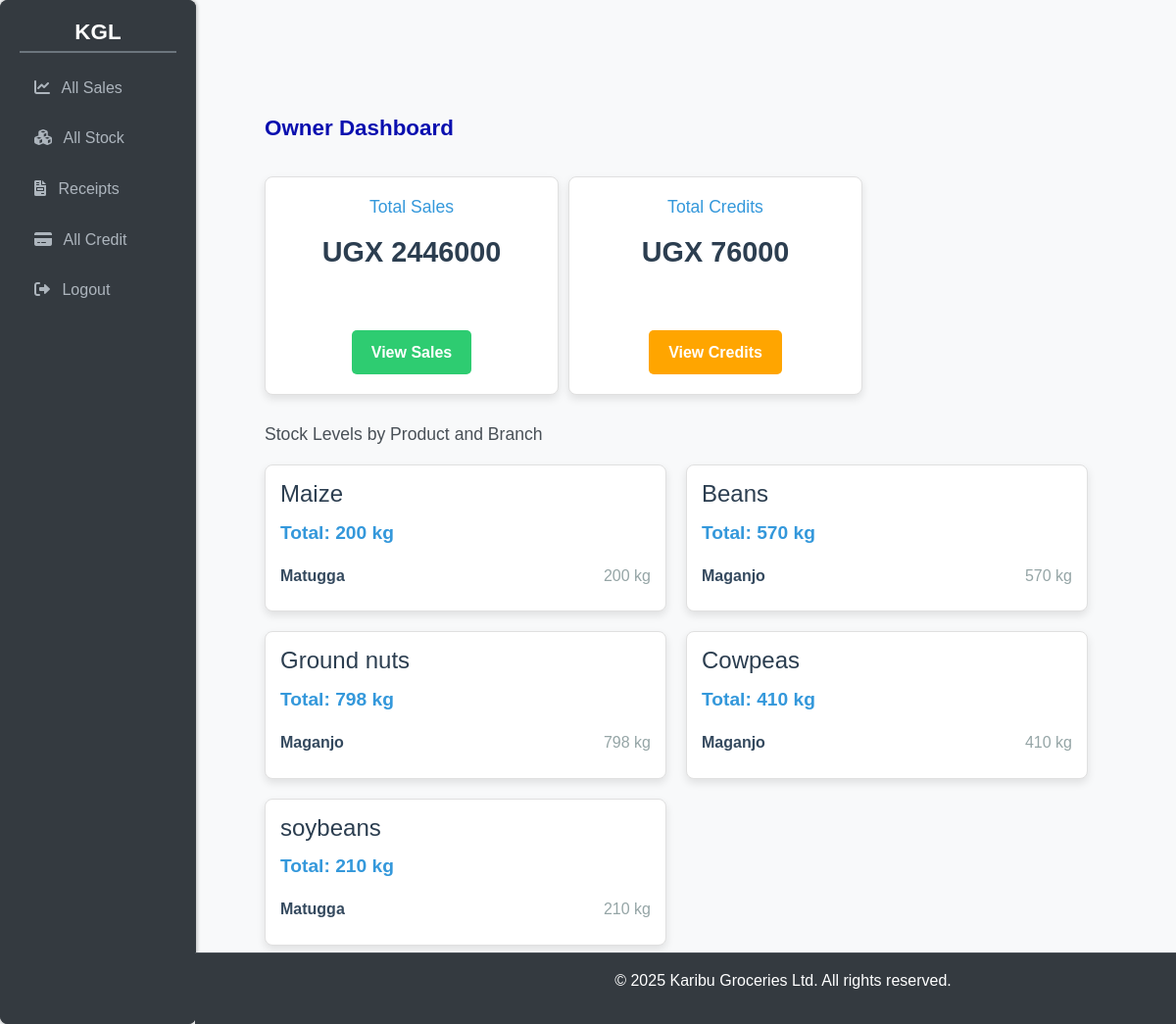
/dashboard2/, run on the app's committed database.
### kgl_app/models.py (models this page shows, shortened)
class Stock(models.Model):
    name_of_produce=models.CharField(max_length =255)
    type_of_produce =models.ForeignKey(ProduceType,on_delete=models.CASCADE,null=False,)
    date_and_time_of_produce= models.DateTimeField(auto_now_add =True)
    received_quantity = models.IntegerField(blank=False,null=False,default=0)
    issued_quantity=models.IntegerField(blank=False,null=False,default=0)
    tonnage =models.IntegerField(blank = False,null=False,default=0)
    cost=models.IntegerField(blank =False,default=25)
    name_of_dealer=models.CharField(max_length=255)
    branch=models.ForeignKey(Branch, on_delete=models.CASCADE,null=False,default=0)
    contact=models.CharField(default=20,null=False)
    selling_price=models.IntegerField(null=True,blank=True)
    current_stock =models.IntegerField(null=True,blank=False)

class Branch(models.Model):
    branch_name = models.CharField(max_length=50)
    location = models.CharField(max_length=100)
    def __str__(self):
        return self.branch_name

### kgl_app/views.py (the view)
def owner(request):
  total_cash_sales=Sales.objects.filter(is_sold_on_cash=True).aggregate(
    total_cash=Sum('amount_paid')
  )['total_cash'] or 0
  total_credit_sales=Credit.objects.aggregate(
    total_credit=Sum('amount_due')
  )['total_credit'] or 0
  total_sales=total_cash_sales+ total_credit_sales
  total_stock = Stock.objects.aggregate(
    total_quantity =Sum('tonnage')
  )['total_quantity'] or 0
  all_stocks =Stock.objects.all()
  grouped_stocks ={}
  for stock in all_stocks:
    if stock.name_of_produce not in grouped_stocks:
      grouped_stocks[stock.name_of_produce] ={
        'name':stock.name_of_produce,
      'branches':{},
      'total_quantity':0,
      }
    branch = stock.branch if stock.branch else 'Unknown'
    if branch not in grouped_stocks[stock.name_of_produce]['branches']:
      grouped_stocks[stock.name_of_produce]['branches'][branch] = 0 # Corrected line
    grouped_stocks[stock.name_of_produce]['branches'][branch] += stock.tonnage
    grouped_stocks[stock.name_of_produce]['total_quantity'] += stock.tonnage
  combined_stocks =list(grouped_stocks.values())
  recent_sales = Sales.objects.order_by('-id')[:10]
  context = {
    'total_cash_sales': total_cash_sales,
    'total_credit_sales': total_credit_sales,
    'total_sales': total_sales,
    'total_stock': total_stock,
    'combined_stocks': combined_stocks,
    'recent_sales': recent_sales, # Pass recent sales to the template
  }
  return render(request, 'dashboard2.html', context)

### kgl_app/templates/dashboard2.html (shortened to what this page needs)
{% extends 'base.html' %}
{% load static %}
{% block content %}
<div class="container mt-5">
    <h2 style="margin-left: 200px;">Owner Dashboard</h2>
    <div class="main-content">
        <div class="card-container">
            <div class="dashboard-card sales-card"style="width:300px;">
                <h3>Total Sales</h3>
                <p>UGX {{ total_sales|floatformat:0 }}</p><br>
                <a href="/allsales/" class="view-button sales-button">View Sales</a>
            </div>
            <div class="dashboard-card credit-card"style="width:300px;">
                <h3>Total Credits</h3>
                <p>UGX {{ total_credit_sales|floatformat:0 }}</p><br>
                <a href="/addcredit/" class="view-button credit-button">View Credits</a>
            </div>
        </div>
        <h3>Stock Levels by Product and Branch</h3>
        <div class="stock-grid">
            {% for stock in combined_stocks %}
            <div class="stock-card">
                <div class="stock-info">
                    <h4>{{ stock.name }}</h4>
                    <p class="quantity">Total: {{ stock.total_quantity }} kg</p>
                    <div class="branch-quantities">
                        {% for branch, quantity in stock.branches.items %}
                        <div class="branch-quantity">
                            <span class="branch-name">{{ branch }}</span>
                            <span class="branch-amount">{{ quantity }} kg</span>
                        </div>
                        {% endfor %}
                    </div>
                </div>
            </div>
            {% endfor %}
        </div>
    </div>
</div>
{% endblock %}

### kgl_app/templates/base.html (style rules this page uses)
body { background-color: #f8f9fa; display: flex; flex-direction: column; min-height: 100vh; font-family: sans-serif; margin: 0; background-color: #f8f9fa; color: #343a40; line-height: 1.6; }
.container { flex-grow: 1; box-sizing: border-box; }
.container { padding: 20px; flex-grow: 1; box-sizing: border-box; }
.main-content { margin-left: 180px; padding: 20px; }
.card-container { display: flex; gap: 10px; margin-bottom: 30px; }
.dashboard-card { background-color: #ffffff; border: 1px solid #e0e0e0; border-radius: 8px; padding: 20px; width: 200px; box-shadow: 0 4px 8px rgba(0, 0, 0, 0.1); text-align: center; transition: transform 0.2s ease-in-out, box-shadow 0.2s ease-in-out; }
.dashboard-card h3 { margin-top: 0; margin-bottom: 12px; color: #3498db; }
.dashboard-card p { font-size: 1.8rem; font-weight: bold; color: #2c3e50; }
.view-button { display: inline-block; padding: 10px 20px; margin-top: 15px; text-decoration: none; border-radius: 5px; transition: background-color 0.3s ease; font-weight: bold; color: white; }
.sales-button { background-color: #2ecc71; }
.credit-button { background-color: orange; }
.stock-grid { display: grid; grid-template-columns: repeat(auto-fit, minmax(300px, 1fr)); gap: 20px; margin-top: 20px; }
.stock-card { background-color: #ffffff; border: 1px solid #e0e0e0; border-radius: 8px; padding: 15px; box-shadow: 0 4px 8px rgba(0, 0, 0, 0.1); transition: transform 0.2s ease-in-out, box-shadow 0.2s ease-in-out; }
.stock-info h4 { margin-top: 0; margin-bottom: 10px; color: #2c3e50; }
.stock-info .quantity { font-size: 1.2rem; font-weight: bold; margin-bottom: 15px; color: #3498db; }
.branch-quantities { margin-top: 10px; padding-left: 0; }
.branch-quantity { display: flex; justify-content: space-between; margin-bottom: 8px; font-size: 1rem; color: #7f8c8d; }
.branch-name { font-weight: bold; color: #34495e; }
.branch-amount { color: #95a5a6; }
.container { padding: 20px; }
.main-content { flex-grow: 1; }
body { font-family: 'Arial', sans-serif; background-color: #f8f9fa; padding: 20px; }
h3 { color: #495057; font-size: 1.1rem; margin-top: 5px; margin-bottom: 5px; }
h2 { color: #0a0faf; font-size: 1.4rem; margin-top: 10px; margin-bottom: 15px; font-weight: bold; }

### data on the page
Stock: name "Maize"
Branch: branch_name "Matugga", quantity "200", quantity "210"
Stock: name "Beans"
Branch: branch_name "Maganjo", quantity "570", quantity "798", quantity "410"
Stock: name "Ground nuts"
Stock: name "Cowpeas"
Stock: name "soybeans"

### other printed values
{{ total_sales|floatformat:0 }} "2446000"
{{ total_credit_sales|floatformat:0 }} "76000"
{{ stock.total_quantity }} "200" "570" "798" "410" "210"
